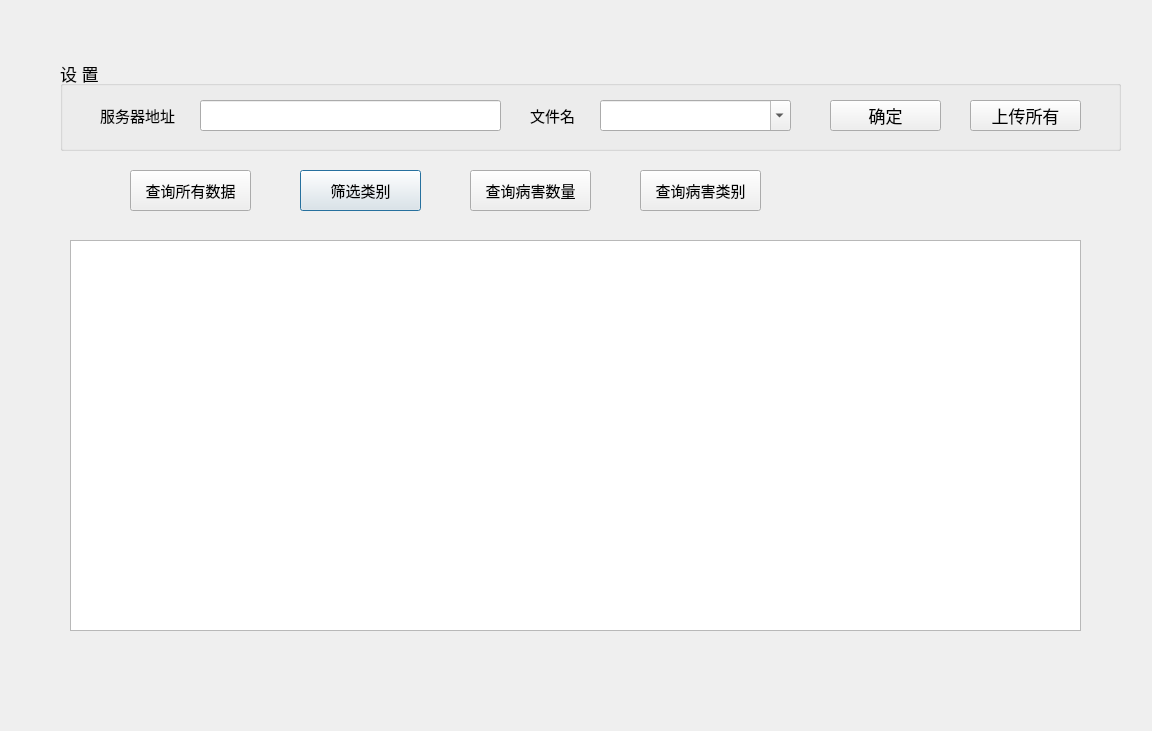
<?xml version="1.0" encoding="UTF-8"?>
<ui version="4.0">
 <class>Dialog</class>
 <widget class="QDialog" name="Dialog">
  <property name="geometry">
   <rect>
    <x>0</x>
    <y>0</y>
    <width>1152</width>
    <height>731</height>
   </rect>
  </property>
  <property name="windowTitle">
   <string>Dialog</string>
  </property>
  <widget class="QPushButton" name="OK_Button_3">
   <property name="geometry">
    <rect>
     <x>300</x>
     <y>170</y>
     <width>121</width>
     <height>41</height>
    </rect>
   </property>
   <property name="font">
    <font>
     <pointsize>11</pointsize>
    </font>
   </property>
   <property name="text">
    <string>筛选类别</string>
   </property>
  </widget>
  <widget class="QGroupBox" name="groupBox">
   <property name="geometry">
    <rect>
     <x>60</x>
     <y>60</y>
     <width>1061</width>
     <height>91</height>
    </rect>
   </property>
   <property name="font">
    <font>
     <pointsize>13</pointsize>
    </font>
   </property>
   <property name="title">
    <string>设 置</string>
   </property>
   <widget class="QLabel" name="label_2">
    <property name="geometry">
     <rect>
      <x>470</x>
      <y>40</y>
      <width>91</width>
      <height>31</height>
     </rect>
    </property>
    <property name="font">
     <font>
      <pointsize>11</pointsize>
     </font>
    </property>
    <property name="text">
     <string>文件名</string>
    </property>
   </widget>
   <widget class="QLineEdit" name="serverAdd">
    <property name="geometry">
     <rect>
      <x>140</x>
      <y>40</y>
      <width>301</width>
      <height>31</height>
     </rect>
    </property>
   </widget>
   <widget class="QLabel" name="label">
    <property name="geometry">
     <rect>
      <x>40</x>
      <y>40</y>
      <width>91</width>
      <height>31</height>
     </rect>
    </property>
    <property name="font">
     <font>
      <pointsize>11</pointsize>
     </font>
    </property>
    <property name="text">
     <string>服务器地址</string>
    </property>
   </widget>
   <widget class="QFontComboBox" name="fileName">
    <property name="geometry">
     <rect>
      <x>540</x>
      <y>40</y>
      <width>191</width>
      <height>31</height>
     </rect>
    </property>
    <property name="currentText">
     <string/>
    </property>
   </widget>
   <widget class="QPushButton" name="OK_Button">
    <property name="geometry">
     <rect>
      <x>770</x>
      <y>40</y>
      <width>111</width>
      <height>31</height>
     </rect>
    </property>
    <property name="text">
     <string>确定</string>
    </property>
   </widget>
   <widget class="QPushButton" name="All_Button">
    <property name="geometry">
     <rect>
      <x>910</x>
      <y>40</y>
      <width>111</width>
      <height>31</height>
     </rect>
    </property>
    <property name="text">
     <string>上传所有</string>
    </property>
   </widget>
  </widget>
  <widget class="QPushButton" name="selectCount">
   <property name="geometry">
    <rect>
     <x>470</x>
     <y>170</y>
     <width>121</width>
     <height>41</height>
    </rect>
   </property>
   <property name="font">
    <font>
     <family>Agency FB</family>
     <pointsize>11</pointsize>
    </font>
   </property>
   <property name="text">
    <string>查询病害数量</string>
   </property>
  </widget>
  <widget class="QPushButton" name="researchAll">
   <property name="geometry">
    <rect>
     <x>130</x>
     <y>170</y>
     <width>121</width>
     <height>41</height>
    </rect>
   </property>
   <property name="font">
    <font>
     <pointsize>11</pointsize>
    </font>
   </property>
   <property name="text">
    <string>查询所有数据</string>
   </property>
  </widget>
  <widget class="QTableView" name="tableView">
   <property name="geometry">
    <rect>
     <x>70</x>
     <y>240</y>
     <width>1011</width>
     <height>391</height>
    </rect>
   </property>
  </widget>
  <widget class="QPushButton" name="pushButton">
   <property name="geometry">
    <rect>
     <x>640</x>
     <y>170</y>
     <width>121</width>
     <height>41</height>
    </rect>
   </property>
   <property name="font">
    <font>
     <pointsize>11</pointsize>
    </font>
   </property>
   <property name="text">
    <string>查询病害类别</string>
   </property>
  </widget>
 </widget>
 <resources/>
 <connections/>
</ui>
